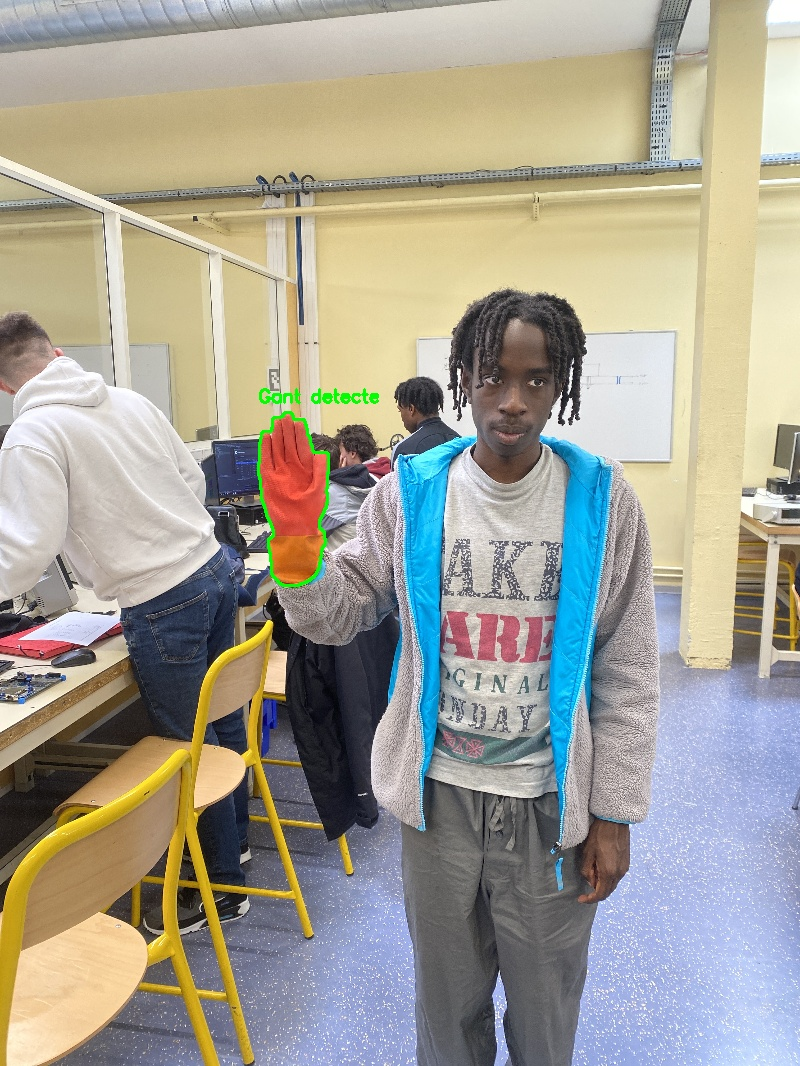
#> input picture Code/Code_Drone/Tests_Gants/detection/Arriere.JPG, 800 x 1066 px
$ python -i fullram.py   (imports and definitions only)
#> lines starting #> are read from the running program, lines starting #| are printed output that depends on the picture; after the words box and inside, x2 and y2 are one past the last pixel; in counts of white or black regions, pixels touching at a corner belong together
import cv2
import numpy as np
import time
import subprocess
import threading
import sys
import logging
import os
import pyparrot
from pyparrot.Bebop import Bebop
from collections import deque

# --- PARAMÈTRES VIDÉO ---
BEBOP_IP = "192.168.42.1"
WIDTH, HEIGHT = 856, 480

# [4 lines not run here, left out]
logger = logging.getLogger(__name__)

# --- DÉTECTEUR GANT BICOLORE ---
class ImprovedGloveDetector:
    def __init__(self):
        self.detection_history = deque(maxlen=25)
        self.min_area = 400
        self.max_area = 70000
        self.min_contour_points = 10
        self.kernel_open = np.ones((3, 3), np.uint8)
        self.kernel_close = np.ones((7, 7), np.uint8)
        self.stable_detections = deque(maxlen=5)
        self.frame_count = 0
        self.detection_count = 0
        self.error_count = 0
        self.fps_start_time = time.time()

    def detect_glove(self, frame):
        if frame is None:
            return frame, False
        original_frame = frame.copy()
        h, w = frame.shape[:2]
        try:
            scale_factor = 1.0
            if w > 640:
                scale_factor = 640.0 / w
                work_frame = cv2.resize(frame, (int(w * scale_factor), int(h * scale_factor)))
            else:
                work_frame = frame.copy()
            work_frame = cv2.GaussianBlur(work_frame, (5, 5), 0)
            hsv = cv2.cvtColor(work_frame, cv2.COLOR_BGR2HSV)

            # Masque couleur peau (à exclure)
            skin_lower = np.array([0, 30, 80])
            skin_upper = np.array([25, 130, 255])
            mask_skin = cv2.inRange(hsv, skin_lower, skin_upper)

            # Masque orange du gant
            orange_lower = np.array([10, 120, 120])
            orange_upper = np.array([23, 255, 255])
            mask_orange = cv2.inRange(hsv, orange_lower, orange_upper)

            # Masque rouge du gant (2 plages car HSV circulaire)
            red_lower1 = np.array([0, 140, 120])
            red_upper1 = np.array([8, 255, 255])
            mask_red1 = cv2.inRange(hsv, red_lower1, red_upper1)
            red_lower2 = np.array([170, 140, 120])
            red_upper2 = np.array([180, 255, 255])
            mask_red2 = cv2.inRange(hsv, red_lower2, red_upper2)
            mask_red = cv2.bitwise_or(mask_red1, mask_red2)

            # Fusionne orange + rouge, puis enlève la peau
            mask_gant = cv2.bitwise_or(mask_orange, mask_red)
            mask = cv2.bitwise_and(mask_gant, cv2.bitwise_not(mask_skin))

            # Nettoyage morpho
            mask = cv2.morphologyEx(mask, cv2.MORPH_OPEN, self.kernel_open)
            mask = cv2.morphologyEx(mask, cv2.MORPH_CLOSE, self.kernel_close)

            contours, _ = cv2.findContours(mask, cv2.RETR_EXTERNAL, cv2.CHAIN_APPROX_SIMPLE)
            best_contour = self._select_best_contour(contours, work_frame.shape)
            detected = best_contour is not None
            self.stable_detections.append(detected)
            stable_detection = sum(self.stable_detections) >= 2
            self.detection_history.append(stable_detection)

            if stable_detection and best_contour is not None:
                if scale_factor != 1.0:
                    best_contour = (best_contour / scale_factor).astype(np.int32)
                self._draw_detection(original_frame, best_contour)
                self.detection_count += 1
            result_frame = self._add_overlay(original_frame, stable_detection, mask)
            return result_frame, stable_detection

        except Exception as e:
            logger.error(f"Detection error: {e}")
            self.error_count += 1
            return original_frame, False

    def _select_best_contour(self, contours, frame_shape):
        if not contours:
            return None
        h, w = frame_shape[:2]
        best_contour = None
        best_score = 0
        for contour in contours:
            area = cv2.contourArea(contour)
            if area < self.min_area or area > self.max_area:
                continue
            if len(contour) < self.min_contour_points:
                continue
            x, y, w_rect, h_rect = cv2.boundingRect(contour)
            aspect_ratio = w_rect / float(h_rect)
            if not (0.2 <= aspect_ratio <= 4.0):
                continue
            if x < 5 or y < 5 or (x + w_rect) > (w - 5) or (y + h_rect) > (h - 5):
                continue
            hull = cv2.convexHull(contour)
            hull_area = cv2.contourArea(hull)
            if hull_area > 0:
                solidity = area / hull_area
                if solidity < 0.35:
                    continue
            position_score = 1.0 if y > h * 0.1 else 0.5
            area_score = min(area / 4000.0, 1.0)
            score = area_score * position_score
            if score > best_score:
                best_score = score
                best_contour = contour
        return best_contour

    # [17 lines left out: function _draw_detection, not called in this run]

    def _add_overlay(self, frame, detected, mask=None):
        try:
            h, w = frame.shape[:2]
            status = "GANT DETECTE" if detected else "RECHERCHE..."
            color = (0, 255, 0) if detected else (0, 255, 255)
            cv2.putText(frame, status, (10, 30), cv2.FONT_HERSHEY_SIMPLEX, 0.8, color, 2)
            detection_rate = (self.detection_count / max(self.frame_count, 1)) * 100
            stats_text = f"Frames: {self.frame_count} | Detections: {self.detection_count} ({detection_rate:.1f}%)"
            cv2.putText(frame, stats_text, (10, h - 60), cv2.FONT_HERSHEY_SIMPLEX, 0.6, (255, 255, 255), 2)
            history_text = "Historique: " + "".join(["●" if x else "○" for x in list(self.detection_history)[-25:]])
            cv2.putText(frame, history_text, (10, h - 30), cv2.FONT_HERSHEY_SIMPLEX, 0.5, (255, 255, 255), 1)
            timestamp = time.strftime("%H:%M:%S")
            cv2.putText(frame, timestamp, (w - 100, 30), cv2.FONT_HERSHEY_SIMPLEX, 0.6, (255, 255, 255), 2)
            if mask is not None and mask.size > 0:
                mask_small = cv2.resize(mask, (160, 120))
                mask_colored = cv2.applyColorMap(mask_small, cv2.COLORMAP_HOT)
                frame[10:130, w-170:w-10] = mask_colored
                cv2.rectangle(frame, (w-170, 10), (w-10, 130), (255, 255, 255), 1)
                cv2.putText(frame, "Masque", (w-160, 150), cv2.FONT_HERSHEY_SIMPLEX, 0.4, (255, 255, 255), 1)
            return frame
        except Exception as e:
            logger.debug(f"Overlay error: {e}")
            return frame

# --- THREAD DE PILOTAGE DRONE ---
# [134 lines left out: functions drone_control_thread, main, not called in this run]

# [2 lines not run here, left out]

>>> import cv2
>>> picture = cv2.imread('../Tests_Gants/detection/Arriere.JPG')
#> picture is the input picture: shape (1066, 800, 3); mean B, G, R 148.8, 161.5, 165
>>> result = ImprovedGloveDetector().detect_glove(picture)
#> in detect_glove, `mask_skin = cv2.inRange(hsv, skin_lower, skin_upper)`:
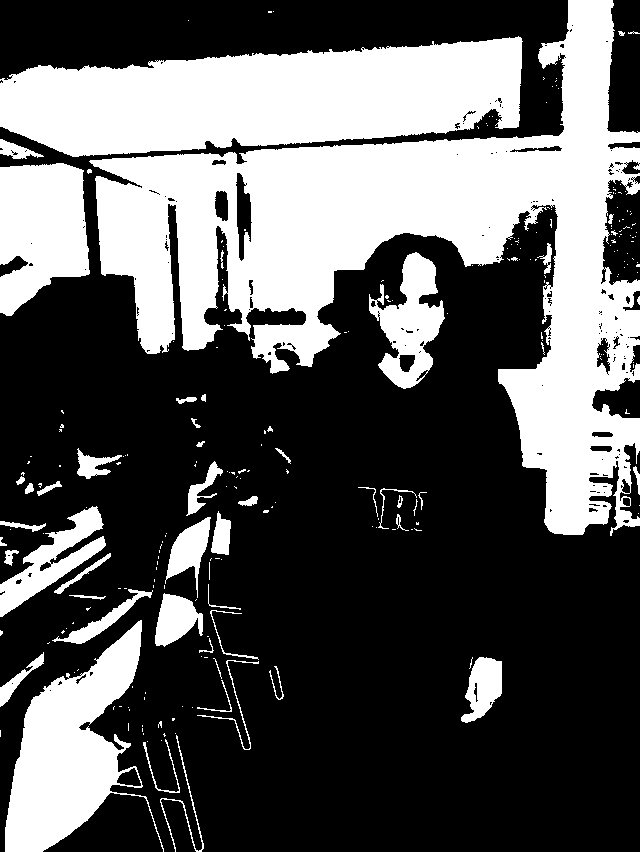
#> mask_skin: shape (852, 640); 35.3% white; 247 white regions (197 under 20 px), largest, box (x1, y1, x2, y2) and area: (89, 0, 640, 536) 99155, (0, 36, 523, 157) 44601, (5, 620, 164, 852) 16560
#> in detect_glove, `mask_orange = cv2.inRange(hsv, orange_lower, orange_upper)`:
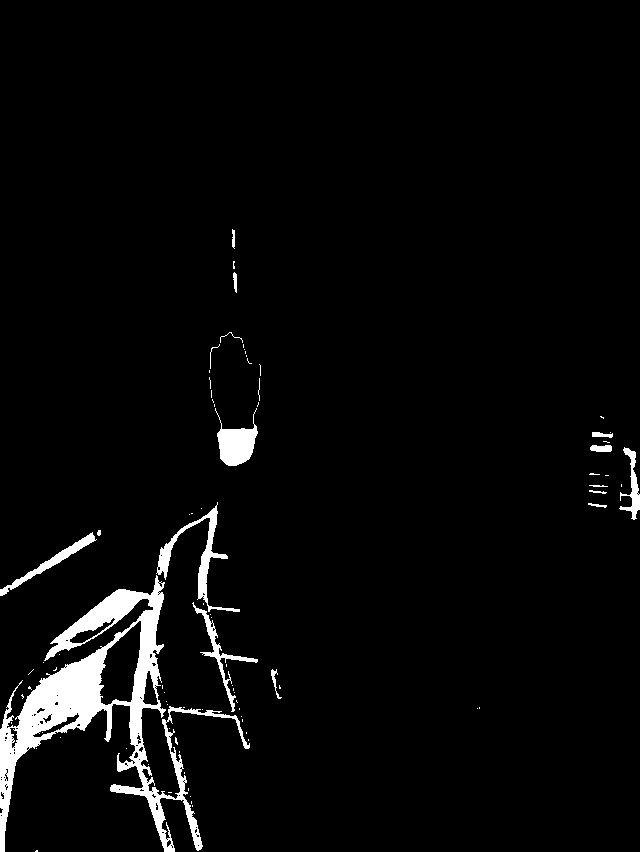
#> mask_orange: shape (852, 640); 3.6% white; 84 white regions (66 under 20 px), largest, box (x1, y1, x2, y2) and area: (0, 575, 250, 852) 14272, (156, 502, 240, 612) 1412, (215, 408, 258, 466) 1253
#> in detect_glove, `mask_red = cv2.bitwise_or(mask_red1, mask_red2)`:
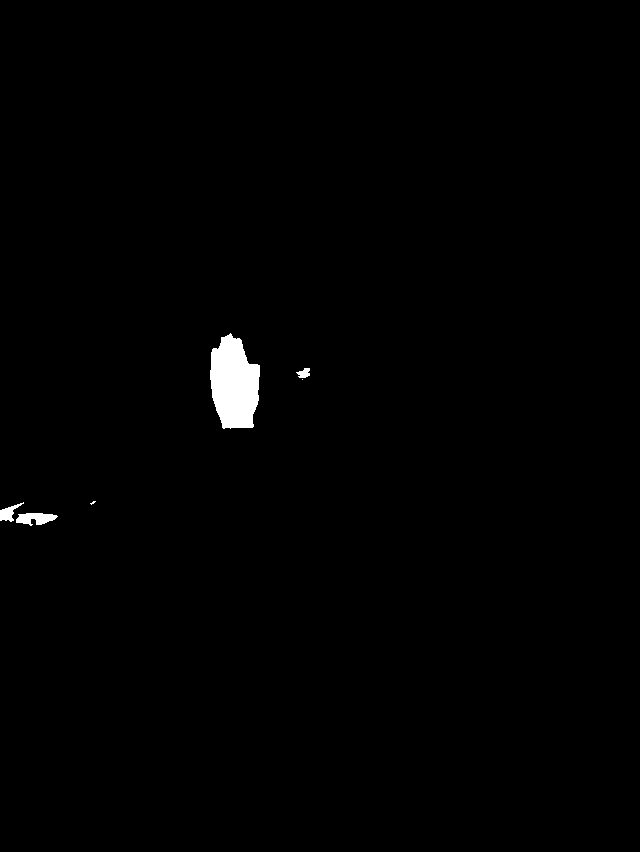
#> mask_red: shape (852, 640); 0.78% white; 6 white regions (2 under 20 px), largest, box (x1, y1, x2, y2) and area: (210, 333, 260, 429) 3565, (16, 513, 58, 526) 357, (0, 502, 24, 522) 199, (296, 368, 310, 378) 93
#> in detect_glove, `mask_gant = cv2.bitwise_or(mask_orange, mask_red)`:
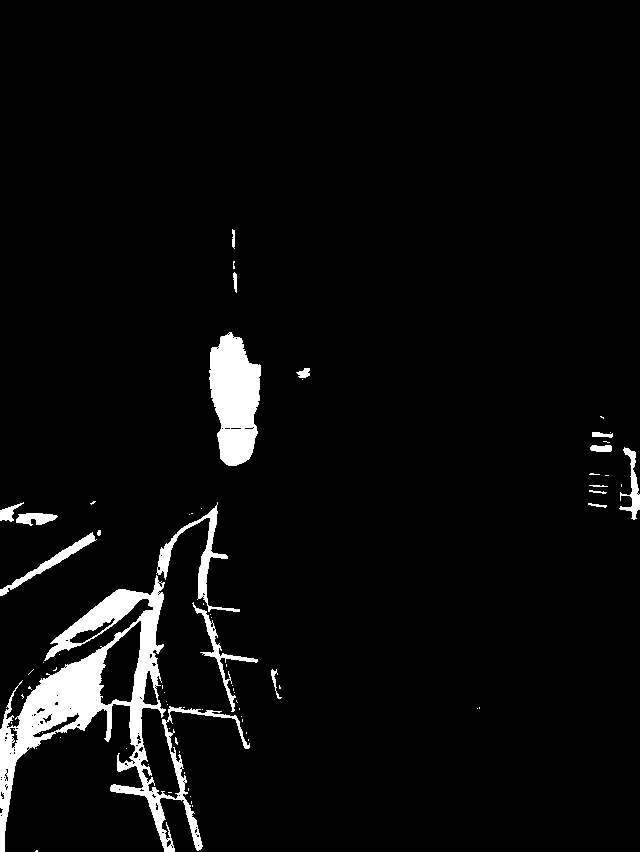
#> mask_gant: shape (852, 640); 4.4% white; 74 white regions (56 under 20 px), largest, box (x1, y1, x2, y2) and area: (0, 575, 250, 852) 14272, (209, 332, 261, 466) 4970, (156, 502, 240, 612) 1412
#> in detect_glove, `mask = cv2.morphologyEx(mask, cv2.MORPH_CLOSE, self.kernel_close)`:
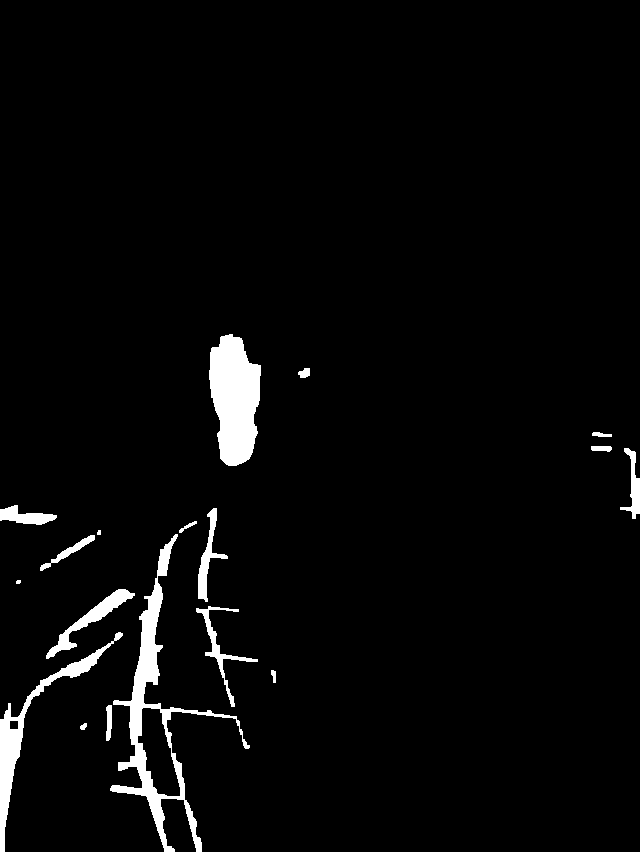
#> mask: shape (852, 640); 3.4% white; 18 white regions (2 under 20 px)
#> in detect_glove, `contours, _ = cv2.findContours(mask, cv2.RETR_EXTERNAL, cv2.CHAIN_APPR..`: contours = 18 contours, 2 with area under 20; largest, box (x1, y1, x2, y2) and area: (110, 534, 250, 852) 7147, (209, 334, 261, 466) 4849, (0, 632, 123, 852) 2532, (46, 589, 135, 659) 1053, (198, 508, 228, 602) 655
#> the loop in _select_best_contour, `for contour in contours:` made 18 passes
#> (area, x, y, w_rect, h_rect, aspect_ratio, hull_area, solidity) on pass 5: (616, 196, 606, 62, 101, 0.614, 3676.5, 0.168)
#> after the loop in _select_best_contour, `for contour in contours:`: best_contour = contour of 123 points, box (x1, y1, x2, y2) (209, 334, 261, 466), area 4849; best_score = 1
#> in detect_glove, `detected = best_contour is not None`: detected = True
#> in _add_overlay, `mask_small = cv2.resize(mask, (160, 120))`:
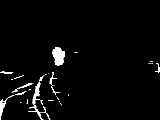
#> mask_small: shape (120, 160); min 0, max 255, mean 8.5
#> in _add_overlay, `cv2.rectangle(frame, (w-170, 10), (w-10, 130), (255, 255, 255), 1)`:
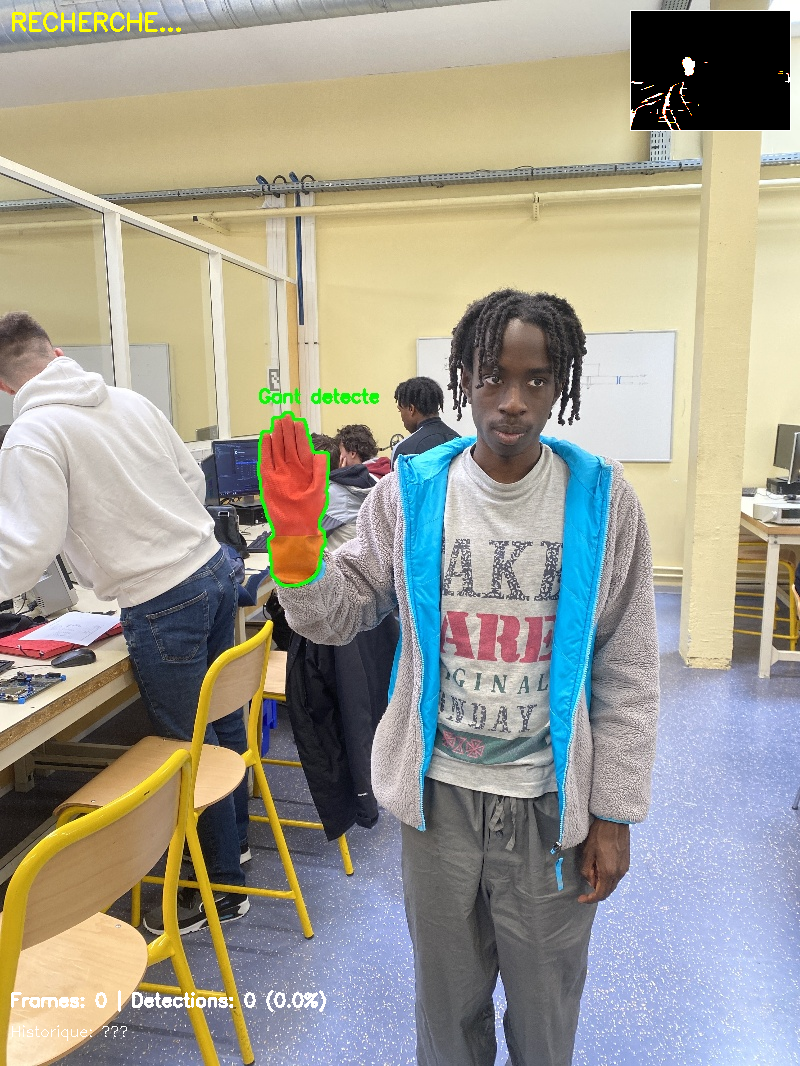
#> frame: shape (1066, 800, 3); mean B, G, R 145.4, 157.9, 161.3
